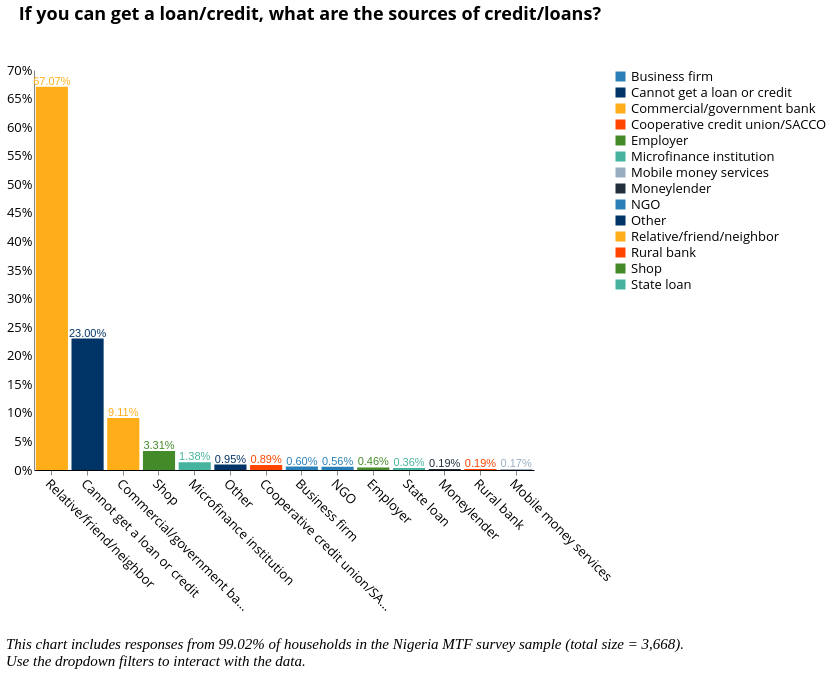

Describe this chart as a Vega-Lite specification.
### Vega-Lite specification from a JSON file in a GitHub repository (floating-point values rounded to 4 significant figures)
{"width": 800, "height": 400, "config": {"title": {"fontSize": 18, "font": "Open Sans", "anchor": "center", "fontColor": "#000000"}, "axisX": {"domain": true, "domainColor": "#000000", "grid": false, "labelFont": "Open Sans", "labelFontSize": 13, "titleFont": "Open Sans", "titleFontSize": 13, "titleFontWeight": "normal", "title": "X Axis Title (units)", "labelAngle": 45}, "axisY": {"domain": true, "grid": false, "gridColor": "#DEDDDD", "gridWidth": 1, "labelFont": "Open Sans", "labelFontSize": 13, "labelAngle": 0, "ticks": false, "titleFont": "Open Sans", "titleFontSize": 13, "titleFontWeight": "normal", "titlePadding": 10, "title": "Y Axis Title (units)"}, "range": {"category": ["#2980B9", "#003366", "#FFAE19", "#FF4500", "#438B28", "#45B39D", "#99ADC1", "#212F3C"]}, "legend": {"labelFont": "Open Sans", "labelFontSize": 13, "symbolType": "square", "symbolSize": 100, "titleFont": "Open Sans", "titleFontSize": 13, "titleFontWeight": "normal", "title": "Legend", "orient": "right", "offset": 0, "labelLimit": 0}, "tooltip": {"font": "Open Sans"}, "view": {"stroke": "transparent", "text": {"font": "Open Sans", "color": ["#2980B9", "#003366", "#FFAE19", "#FF4500", "#438B28", "#45B39D", "#99ADC1", "#212F3C"], "fontSize": 13, "align": "right", "fontWeight": 400, "size": 13}, "bar": {"size": 40, "binSpacing": 1, "continuousBandSize": 30, "discreteBandSize": 30, "fill": ["#2980B9", "#003366", "#FFAE19", "#FF4500", "#438B28", "#45B39D", "#99ADC1", "#212F3C"], "stroke": false}}}, "concat": [{"layer": [{"mark": "bar", "encoding": {"color": {"field": "Source", "type": "nominal"}, "tooltip": {"field": "Source", "type": "nominal"}, "x": {"field": "Source", "sort": {"field": "Source", "op": "count", "order": "descending"}, "type": "nominal"}, "y": {"axis": {"format": "%", "title": ""}, "field": "Response", "type": "quantitative"}}, "height": 400, "width": 500}, {"mark": {"type": "text", "align": "center", "baseline": "bottom"}, "encoding": {"color": {"field": "Source", "type": "nominal"}, "text": {"field": "Response", "format": ".2%", "type": "quantitative"}, "tooltip": {"field": "Source", "type": "nominal"}, "x": {"field": "Source", "sort": {"field": "Source", "op": "count", "order": "descending"}, "type": "nominal"}, "y": {"axis": {"format": "%", "title": ""}, "field": "Response", "type": "quantitative"}}, "height": 400, "title": {"text": ["If you can get a loan/credit, what are the sources of credit/loans?"], "color": "black", "subtitleColor": "black", "offset": 40}, "width": 500}]}], "data": {"name": "data-560845e99f1244c2d0c87cc32acf766c"}, "title": {"text": ["", "", "This chart includes responses from 99.02% of households in the Nigeria MTF survey sample (total size = 3,668).", "Use the dropdown filters to interact with the data."], "anchor": "start", "baseline": "bottom", "font": "Times New Roman", "fontSize": 15, "fontStyle": "italic", "fontWeight": "normal", "orient": "bottom"}, "$schema": "https://vega.github.io/schema/vega-lite/v4.17.0.json", "datasets": {"data-560845e99f1244c2d0c87cc32acf766c": [{"Source": "Relative/friend/neighbor", "Response": 0.6707}, {"Source": "Cannot get a loan or credit", "Response": 0.23}, {"Source": "Commercial/government bank", "Response": 0.09108}, {"Source": "Shop", "Response": 0.0331}, {"Source": "Microfinance institution", "Response": 0.01377}, {"Source": "Other", "Response": 0.009508}, {"Source": "Cooperative credit union/SACCO", "Response": 0.008939}, {"Source": "Business firm", "Response": 0.00604}, {"Source": "NGO", "Response": 0.005557}, {"Source": "Employer", "Response": 0.00459}, {"Source": "State loan", "Response": 0.003624}, {"Source": "Moneylender", "Response": 0.001933}, {"Source": "Rural bank", "Response": 0.001933}, {"Source": "Mobile money services", "Response": 0.001691}]}}
